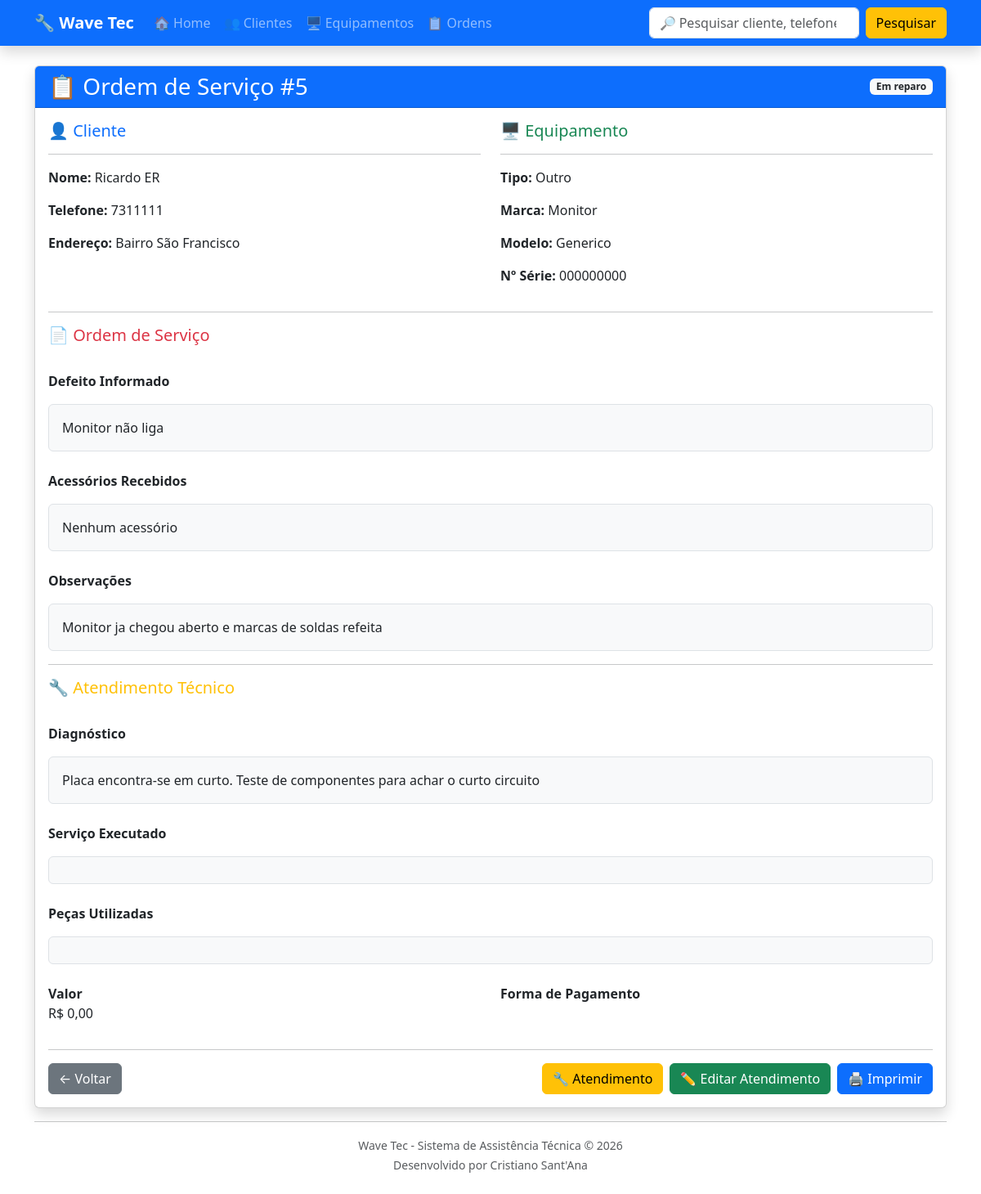
The app's page /ordens/5/, older data.
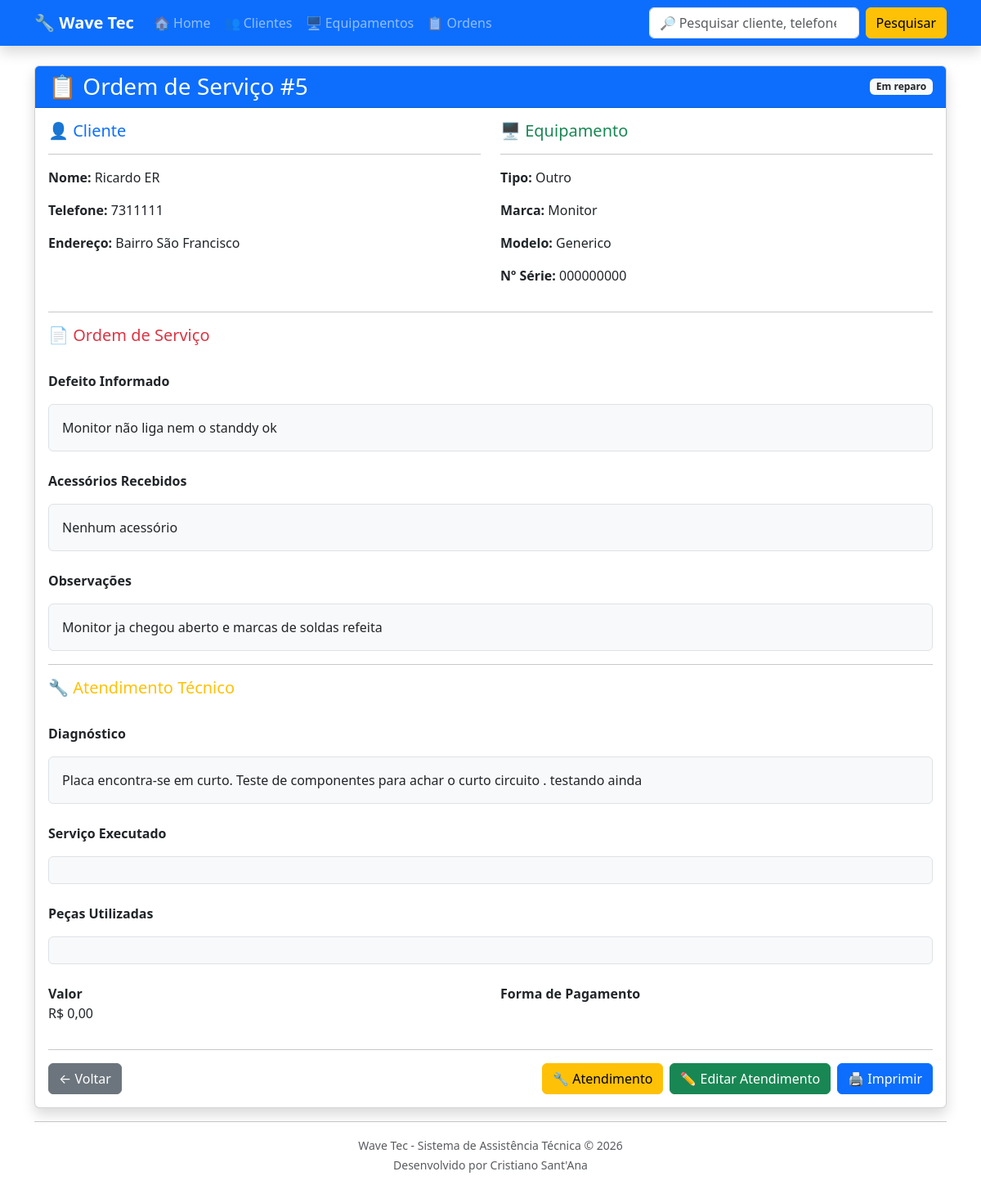
The same page, newer data.
### ordens/models.py (models this page shows, shortened)
class OrdemServico(models.Model):
    STATUS = [
        ("ABERTA", "Aberta"),
        ("EM_ANALISE", "Em análise"),
        ("AGUARDANDO_PECA", "Aguardando peça"),
        ("EM_REPARO", "Em reparo"),
        ("PRONTO", "Pronto"),
        ("SEM_CONSERTO", "Sem conserto"),
        ("ENTREGUE", "Entregue"),
    ]
    equipamento_cadastrado = models.ForeignKey(
        Equipamento,
        on_delete=models.CASCADE,
        related_name="ordens"
    )
    data_abertura = models.DateTimeField(
        auto_now_add=True
    )
    defeito = models.TextField()
    acessorios = models.TextField(
        blank=True
    )
    observacoes = models.TextField(
        blank=True
    )
    reparo = models.TextField(
        blank=True
    )
    valor = models.DecimalField(
        max_digits=10,
        decimal_places=2,
        default=0
    )
    forma_pagamento = models.CharField(
        max_length=30,
        blank=True
    )
    status = models.CharField(
        max_length=20,
        choices=STATUS,
        default="ABERTA"
    )
    @property
    def cliente(self):
        return self.equipamento_cadastrado.cliente

### atendimentos/models.py (models this page shows, shortened)
class Atendimento(models.Model):
    STATUS = [
        ("EM_ANALISE", "Em análise"),
        ("AGUARDANDO_PECA", "Aguardando peça"),
        ("EM_REPARO", "Em reparo"),
        ("PRONTO", "Pronto"),
        ("SEM_CONSERTO", "Sem conserto"),
        ("ENTREGUE", "Entregue"),
    ]
    ordem = models.OneToOneField(
        OrdemServico,
        on_delete=models.CASCADE,
        related_name="atendimento"
    )
    diagnostico = models.TextField(
        blank=True
    )
    servico_executado = models.TextField(
        blank=True
    )
    pecas_utilizadas = models.TextField(
        blank=True
    )
    valor = models.DecimalField(
        max_digits=10,
        decimal_places=2,
        default=0
    )
    forma_pagamento = models.CharField(
        max_length=30,
        blank=True
    )
    status = models.CharField(
        max_length=20,
        choices=STATUS,
        default="EM_ANALISE"
    )
    data_inicio = models.DateTimeField(
        auto_now_add=True
    )
    data_finalizacao = models.DateTimeField(
        null=True,
        blank=True
    )

### ordens/views.py (the view)
def detalhe_ordem(request, ordem_id):
    ordem = get_object_or_404(
        OrdemServico,
        id=ordem_id
    )
    atendimento = getattr(
        ordem,
        "atendimento",
        None
    )
    return render(
        request,
        "ordens/detalhe_ordem.html",
        {
            "ordem": ordem,
            "cliente": ordem.cliente,
            "equipamento": ordem.equipamento_cadastrado,
            "atendimento": atendimento,
        }
    )

### ordens/templates/ordens/detalhe_ordem.html (shortened to what the changed rows need)
{% extends "base.html" %}
{% block content %}
<div class="card shadow">
    <div class="card-header bg-primary text-white">
        <div class="d-flex justify-content-between align-items-center">
            <h3 class="mb-0">
                📋 Ordem de Serviço #{{ ordem.id }}
            </h3>
            <span class="badge bg-light text-dark">
                {{ ordem.get_status_display }}
            </span>
        </div>
    </div>
    <div class="card-body">
        <div class="row">
            <div class="col-md-6">
            </div>
            <div class="col-md-6">
            </div>
        </div>
        <hr>
        <h5 class="text-danger">
            📄 Ordem de Serviço
        </h5>
        <br>
        <p>
            <strong>Defeito Informado</strong>
        </p>
        <div class="border rounded p-3 bg-light">
            {{ ordem.defeito }}
        </div>
        <br>
        <p>
            <strong>Acessórios Recebidos</strong>
        </p>
        <div class="border rounded p-3 bg-light">
            {{ equipamento.acessorios }}
        </div>
        <br>
        <p>
            <strong>Observações</strong>
        </p>
        <div class="border rounded p-3 bg-light">
            {{ ordem.observacoes }}
        </div>
        <hr>
        <h5 class="text-warning">
            🔧 Atendimento Técnico
        </h5>
        <br>
        {% if atendimento %}
            <p>
                <strong>Diagnóstico</strong>
            </p>
            <div class="border rounded p-3 bg-light">
                {{ atendimento.diagnostico }}
            </div>
            <br>
            <p>
                <strong>Serviço Executado</strong>
            </p>
            <div class="border rounded p-3 bg-light">
            </div>
            <br>
            <p>
                <strong>Peças Utilizadas</strong>
            </p>
            <div class="border rounded p-3 bg-light">
            </div>
            <br>
            <div class="row">
                <div class="col-md-6">
                    <strong>Valor</strong>
                    <p>
                        R$ {{ atendimento.valor }}
                    </p>
                </div>
                <div class="col-md-6">
                    <strong>Forma de Pagamento</strong>
                </div>
            </div>
        {% else %}
            <div class="alert alert-warning">
                Nenhum atendimento realizado.
            </div>
        {% endif %}
        <hr>
        <div class="d-flex justify-content-between">
            <a
                href="{% url 'lista_ordens' %}"
                class="btn btn-secondary">
            </a>
            <div class="d-flex gap-2">
            </div>
        </div>
    </div>
</div>
{% endblock %}

Row changes from the older to the newer data that the page shows:
changed OrdemServico "Monitor ja chegou aberto e marcas de soldas refeita": defeito "Monitor não liga" → "Monitor não liga nem o standdy ok"
changed Atendimento: diagnostico "Placa encontra-se em curto. Teste de componentes para achar o curto circuito" → "Placa encontra-se em curto. Teste de componentes para achar o curto circuito . testando ainda"
